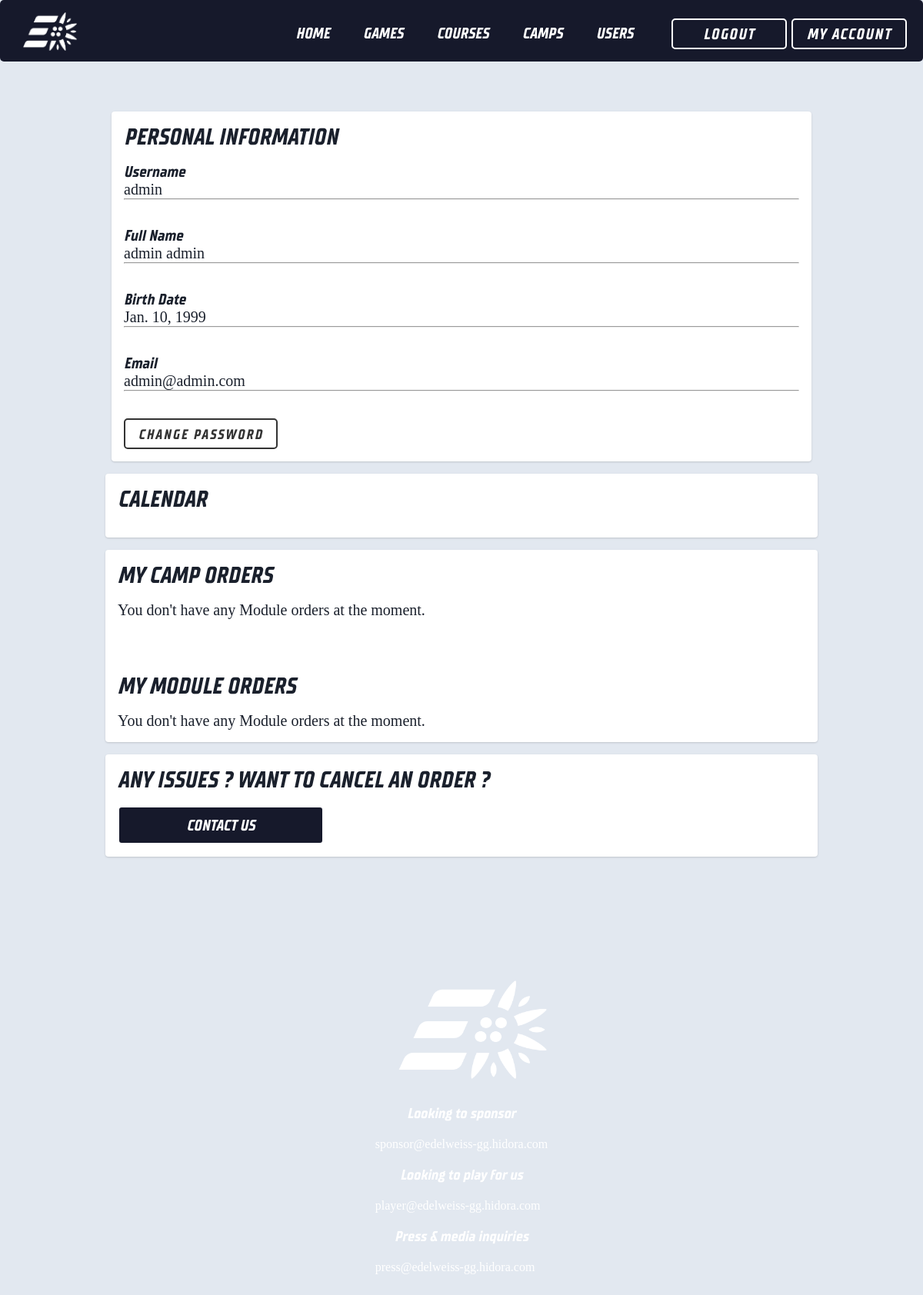
The page /myaccount/ (signed in) on the database its author committed.
### apps/userprofile/models.py (models this page shows, shortened)
class User(AbstractBaseUser):
    email = models.EmailField(
        verbose_name='email',
        max_length=255,
        unique=True,
    )
    username = models.CharField(max_length=32, unique=True)
    first_name = models.CharField(max_length=35, unique=False)
    last_name = models.CharField(max_length=35, unique=False)
    birth_date = models.DateField(auto_now_add=False)
    is_active = models.BooleanField(default=True)
    is_coach = models.BooleanField(default=False)
    is_admin = models.BooleanField(default=False)
    is_superadmin = models.BooleanField(default=False)
    objects = UserManager()
    USERNAME_FIELD = 'username'
    REQUIRED_FIELDS = ['first_name', 'last_name', 'email', 'birth_date']

### apps/eventcalendar/views.py (the view)
# urls.py: path('myaccount/', calendarView, name='myaccount'),
def calendarView(request):
    context = {'camps': Camp.objects.all(), 'modules': Module.objects.all(), 'courses': Course.objects.all()}
    return render(request, 'myaccount.html', context)

### apps/userprofile/templates/myaccount.html (shortened to what this page needs)
{% extends 'base.html' %}
{% load static %}
{% block extrahead %}
    <link rel="stylesheet" href="{% static 'myaccount.css' %}">
    <link href='https://cdn.jsdelivr.net/npm/fullcalendar@5.9.0/main.min.css' rel='stylesheet'/>
    <link href='{% static 'fullcalendar/lib/calendar.css' %}' rel='stylesheet'/>
{% endblock %}
{% block content %}
    <div class="container">
    <div class="main-body">
        <div class="row gutters-sm">
            <div class="col-md-8">
                <div class="card mb-3">
                    <div class="card-body">
                        <h6 class="d-flex align-items-center mb-3">PERSONAL INFORMATION</h6>
                        <div class="row">
                            <div class="col-sm-3">
                                <h6 class="mb-0">Username</h6>
                            </div>
                            <div class="col-sm-9 text-secondary">
                                {{ request.user.username }}
                            </div>
                        </div>
                        <hr>
                        <br>
                        <div class="row">
                            <div class="col-sm-3">
                                <h6 class="mb-0">Full Name</h6>
                            </div>
                            <div class="col-sm-9 text-secondary">
                                {{ request.user.first_name }} {{ request.user.last_name }}
                            </div>
                        </div>
                        <hr>
                        <br>
                        <div class="row">
                            <div class="col-sm-3">
                                <h6 class="mb-0">Birth Date</h6>
                            </div>
                            <div class="col-sm-9 text-secondary">
                                {{ request.user.birth_date }}
                            </div>
                        </div>
                        <hr>
                        <br>
                        <div class="row">
                            <div class="col-sm-3">
                                <h6 class="mb-0">Email</h6>
                            </div>
                            <div class="col-sm-9 text-secondary">
                                {{ request.user.email }}
                            </div>
                        </div>
                        <hr>
                        <br>
                        <div class="row">
                            <div class="btn">
                                <a id="button-pswrd" href="{% url 'changepassword' %}"><span>CHANGE PASSWORD</span></a>
                            </div>
                        </div>
                    </div>
                </div>
            </div>
            <div class="row gutters-sm">
                <div class="col-sm-6 mb-3">
                    <div class="card h-100">
                        <div class="card-body">
                            <h6 class="d-flex align-items-center mb-3">CALENDAR</h6>
                        </div>
                    </div>
                </div>
            </div>
            <div class="row gutters-sm">
                <div class="col-sm-6 mb-3">
                    <div class="card h-100">
                        <div class="card-body">
                            <h6 class="d-flex align-items-center mb-3">MY CAMP ORDERS</h6>
                            {% for order in request.user.CampOrders.all %}
                                <div class="div-table-orders">
                                    <table class="table-orders">
                                        <thead>
                                        <tr>
                                            <th></th>
                                            <th>Status</th>
                                            <th>Price</th>
                                        </tr>
                                        </thead>
                                        <hr>
                                        <tbody class="orders-font">
                                        <tr>
                                            <td>{{ order.camp.type }}  | from {{ order.camp.start_date }} to {{ order.camp.end_date }}</td>
                                            <td>{{ order.status }}</td>
                                            <td>{{ order.camp.price }}<span> CHF</span></td>
                                        </tr>
                                        </tbody>
                                    </table>
                                </div>
                            {% empty %}
                            <p class="orders-font">You don't have any Module orders at the moment.</p>
                            {% endfor %}
                            <br>
                            <br>
                            <div>
                                <h6 class="d-flex align-items-center mb-3">MY MODULE ORDERS</h6>
                                {% for order in request.user.ModuleOrders.all %}
                                    <div class="div-table-orders">
                                        <table class="table-orders">
                                            <thead>
                                            <tr>
                                                <th></th>
                                                <th>Status</th>
                                                <th>Price</th>
                                            </tr>
                                            </thead>
                                            <hr>
                                            <tbody class="orders-font">
                                            <tr>
                                                <td>{{ order.module }}</td>
                                                <td>{{ order.status }}</td>
                                                <td>{{ order.module.price }}<span> CHF</span></td>
                                            </tr>
                                            </tbody>
                                        </table>
                                    </div>
                                {% empty %}
                                <p class="orders-font">You don't have any Module orders at the moment.</p>
                                {% endfor %}
                            </div>
                        </div>
                    </div>
                </div>
            </div>
        <div class="row gutters-sm">
                <div class="col-sm-6 mb-3">
                    <div class="card h-100">
                        <div class="card-body">
                            <h6 class="d-flex align-items-center mb-3">ANY ISSUES ? WANT TO CANCEL AN ORDER ?</h6>
                            <div>
                                <form action="{% url 'ticket' %}" target="_blank">
                                    <button id="btncontact" type="submit" value="login" >CONTACT US</button>
                                </form>
                            </div>
                        </div>
                    </div>
                </div>
            </div>
        </div>
    </div>
    </div>
{% endblock %}

### static/main.css (style rules this page uses)
* { margin: 0; padding: 0; border-radius: 5px; box-sizing: border-box; }
html, body { margin:0; padding: 0; width: 100%; }
body { font-family: 'TT Supermolot Neue'; background-color: #16192B; }

### static/myaccount.css (style rules this page uses)
body { color: #1a202c; text-align: left; background-color: #e2e8f0; }
.main-body { padding: 15px; }
.card { box-shadow: 0 1px 3px 0 rgba(0,0,0,.1), 0 1px 2px 0 rgba(0,0,0,.06); }
.container { padding: 130px; }
.card { display: flex; flex-direction: column; min-width: 0; word-wrap: break-word; background-color: #fff; background-clip: border-box; border: 0 solid rgba(0,0,0,.125); border-radius: .25rem; }
.card-body { flex: 1 1 auto; min-height: 1px; padding: 1rem; }
.gutters-sm { margin-right: -8px; margin-left: -8px; }
.gutters-sm>.col, .gutters-sm>[class*=col-] { padding-right: 8px; padding-left: 8px; }
.mb-3, .my-3 { margin-bottom: 1rem!important; font-size: 30px; }
.mb-0 { font-size: 20px; }
.col-sm-9 { font-family: "Titillium Web"; font-size: 20px; }
.h-100 { height: 100%!important; }
.btn { top: 50%; left: 50%; }
#button-pswrd { display: block; width: 200px; height: 40px; line-height: 40px; font-size: 18px; font-family: "TT Supermolot Neue"; text-decoration: none; color: #333; border: 2px solid #333; letter-spacing: 2px; text-align: center; position: relative; transition: all .35s; }
#button-pswrd span { position: relative; z-index: 2; }
#button-pswrd:after { position: absolute; content: ""; top: 0; left: 0; width: 0; height: 100%; background: #FCD842; transition: all .35s; }
.orders-font { font-family: "Titillium Web"; font-size: 20px; }
#btncontact { width: 30%; height: 50px; border: none; background-color: #16192B; outline: none; color: white; font-size: 20px; cursor: pointer; font-family: 'TT Supermolot Neue'; border: 2px solid white; }

### rows shown on the page
User: user.username "admin", user.first_name "admin", user.last_name "admin", user.birth_date "Jan. 10, 1999", user.email "admin@admin.com"
